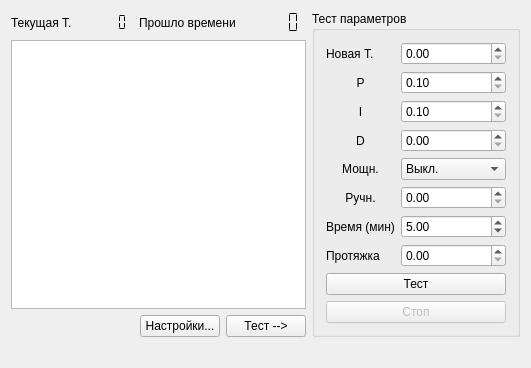
<?xml version="1.0" encoding="UTF-8"?>
<ui version="4.0">
 <class>vib_temperatureClass</class>
 <widget class="QWidget" name="vib_temperatureClass">
  <property name="geometry">
   <rect>
    <x>0</x>
    <y>0</y>
    <width>496</width>
    <height>338</height>
   </rect>
  </property>
  <property name="windowTitle">
   <string>vib_temperature</string>
  </property>
  <layout class="QVBoxLayout" name="verticalLayout_2">
   <item>
    <layout class="QHBoxLayout" name="horizontalLayout">
     <item>
      <layout class="QVBoxLayout" name="verticalLayout">
       <item>
        <layout class="QHBoxLayout" name="_12">
         <item>
          <widget class="QLabel" name="lbT_test_2">
           <property name="text">
            <string>Текущая Т.</string>
           </property>
          </widget>
         </item>
         <item>
          <widget class="QLCDNumber" name="nlT">
           <property name="sizePolicy">
            <sizepolicy hsizetype="Minimum" vsizetype="Fixed">
             <horstretch>0</horstretch>
             <verstretch>0</verstretch>
            </sizepolicy>
           </property>
           <property name="frameShape">
            <enum>QFrame::NoFrame</enum>
           </property>
           <property name="frameShadow">
            <enum>QFrame::Plain</enum>
           </property>
           <property name="midLineWidth">
            <number>1</number>
           </property>
           <property name="smallDecimalPoint">
            <bool>true</bool>
           </property>
           <property name="segmentStyle">
            <enum>QLCDNumber::Flat</enum>
           </property>
          </widget>
         </item>
         <item>
          <widget class="QLabel" name="lbTimePassed">
           <property name="text">
            <string>Прошло времени</string>
           </property>
          </widget>
         </item>
         <item>
          <widget class="QLCDNumber" name="nlTime">
           <property name="frameShape">
            <enum>QFrame::NoFrame</enum>
           </property>
           <property name="segmentStyle">
            <enum>QLCDNumber::Flat</enum>
           </property>
          </widget>
         </item>
        </layout>
       </item>
       <item>
        <widget class="QGraphicsView" name="gvTemp"/>
       </item>
       <item>
        <layout class="QHBoxLayout">
         <item>
          <spacer>
           <property name="orientation">
            <enum>Qt::Horizontal</enum>
           </property>
           <property name="sizeHint" stdset="0">
            <size>
             <width>40</width>
             <height>20</height>
            </size>
           </property>
          </spacer>
         </item>
         <item>
          <widget class="QPushButton" name="btSettings">
           <property name="text">
            <string>Настройки...</string>
           </property>
          </widget>
         </item>
         <item>
          <widget class="QPushButton" name="btShowTest">
           <property name="text">
            <string>Тест --&gt;</string>
           </property>
           <property name="checkable">
            <bool>true</bool>
           </property>
          </widget>
         </item>
        </layout>
       </item>
      </layout>
     </item>
     <item>
      <widget class="QGroupBox" name="gbTest">
       <property name="enabled">
        <bool>true</bool>
       </property>
       <property name="title">
        <string>Тест параметров</string>
       </property>
       <property name="flat">
        <bool>false</bool>
       </property>
       <property name="checkable">
        <bool>false</bool>
       </property>
       <layout class="QGridLayout" name="gridLayout">
        <item row="0" column="0">
         <widget class="QLabel" name="lbNewT_test_2">
          <property name="text">
           <string>Новая Т.</string>
          </property>
         </widget>
        </item>
        <item row="0" column="1">
         <widget class="QDoubleSpinBox" name="sbNewT_test">
          <property name="maximum">
           <double>100000.000000000000000</double>
          </property>
         </widget>
        </item>
        <item row="2" column="0">
         <widget class="QLabel" name="lbI_test_2">
          <property name="text">
           <string>I</string>
          </property>
          <property name="alignment">
           <set>Qt::AlignCenter</set>
          </property>
         </widget>
        </item>
        <item row="2" column="1">
         <widget class="QDoubleSpinBox" name="sbI_test">
          <property name="minimum">
           <double>0.100000000000000</double>
          </property>
          <property name="maximum">
           <double>1000.000000000000000</double>
          </property>
         </widget>
        </item>
        <item row="4" column="0">
         <widget class="QLabel" name="lbD_test_2">
          <property name="sizePolicy">
           <sizepolicy hsizetype="Preferred" vsizetype="Preferred">
            <horstretch>0</horstretch>
            <verstretch>0</verstretch>
           </sizepolicy>
          </property>
          <property name="text">
           <string>D</string>
          </property>
          <property name="alignment">
           <set>Qt::AlignCenter</set>
          </property>
         </widget>
        </item>
        <item row="4" column="1">
         <widget class="QDoubleSpinBox" name="sbD_test">
          <property name="maximum">
           <double>200.000000000000000</double>
          </property>
         </widget>
        </item>
        <item row="5" column="0">
         <widget class="QLabel" name="lbRange_test_2">
          <property name="text">
           <string>Мощн.</string>
          </property>
          <property name="alignment">
           <set>Qt::AlignCenter</set>
          </property>
         </widget>
        </item>
        <item row="5" column="1">
         <widget class="QComboBox" name="cbRange_test">
          <property name="enabled">
           <bool>true</bool>
          </property>
          <item>
           <property name="text">
            <string>Выкл.</string>
           </property>
          </item>
          <item>
           <property name="text">
            <string>Низк. (0.5 Вт)</string>
           </property>
          </item>
          <item>
           <property name="text">
            <string>Сред. (5 Вт)</string>
           </property>
          </item>
          <item>
           <property name="text">
            <string>Выс. (50 Вт)</string>
           </property>
          </item>
         </widget>
        </item>
        <item row="6" column="0">
         <widget class="QLabel" name="lbMout_test_2">
          <property name="sizePolicy">
           <sizepolicy hsizetype="Preferred" vsizetype="Preferred">
            <horstretch>0</horstretch>
            <verstretch>0</verstretch>
           </sizepolicy>
          </property>
          <property name="text">
           <string>Ручн.</string>
          </property>
          <property name="alignment">
           <set>Qt::AlignCenter</set>
          </property>
         </widget>
        </item>
        <item row="6" column="1">
         <widget class="QDoubleSpinBox" name="sbMout_test">
          <property name="maximum">
           <double>100.000000000000000</double>
          </property>
         </widget>
        </item>
        <item row="7" column="0">
         <widget class="QLabel" name="lbt_test_2">
          <property name="text">
           <string>Время (мин)</string>
          </property>
         </widget>
        </item>
        <item row="7" column="1">
         <widget class="QDoubleSpinBox" name="sbt_test">
          <property name="minimum">
           <double>0.010000000000000</double>
          </property>
          <property name="maximum">
           <double>3600.000000000000000</double>
          </property>
          <property name="value">
           <double>5.000000000000000</double>
          </property>
         </widget>
        </item>
        <item row="8" column="0">
         <widget class="QLabel" name="lbRamp_2">
          <property name="text">
           <string>Протяжка</string>
          </property>
         </widget>
        </item>
        <item row="8" column="1">
         <widget class="QDoubleSpinBox" name="sbRamp">
          <property name="maximum">
           <double>100.000000000000000</double>
          </property>
         </widget>
        </item>
        <item row="9" column="0" colspan="2">
         <widget class="QPushButton" name="btTest">
          <property name="text">
           <string>Тест</string>
          </property>
         </widget>
        </item>
        <item row="10" column="0" colspan="2">
         <widget class="QPushButton" name="btStopTest">
          <property name="enabled">
           <bool>false</bool>
          </property>
          <property name="text">
           <string>Стоп</string>
          </property>
         </widget>
        </item>
        <item row="1" column="0">
         <widget class="QLabel" name="lbP_test_2">
          <property name="text">
           <string>P</string>
          </property>
          <property name="alignment">
           <set>Qt::AlignCenter</set>
          </property>
         </widget>
        </item>
        <item row="1" column="1">
         <widget class="QDoubleSpinBox" name="sbP_test">
          <property name="minimum">
           <double>0.100000000000000</double>
          </property>
          <property name="maximum">
           <double>1000.000000000000000</double>
          </property>
         </widget>
        </item>
       </layout>
      </widget>
     </item>
    </layout>
   </item>
   <item>
    <widget class="QLabel" name="lbStatus">
     <property name="text">
      <string/>
     </property>
    </widget>
   </item>
  </layout>
 </widget>
 <layoutdefault spacing="6" margin="11"/>
 <resources/>
 <connections>
  <connection>
   <sender>btShowTest</sender>
   <signal>toggled(bool)</signal>
   <receiver>gbTest</receiver>
   <slot>setVisible(bool)</slot>
   <hints>
    <hint type="sourcelabel">
     <x>195</x>
     <y>320</y>
    </hint>
    <hint type="destinationlabel">
     <x>247</x>
     <y>320</y>
    </hint>
   </hints>
  </connection>
 </connections>
</ui>
